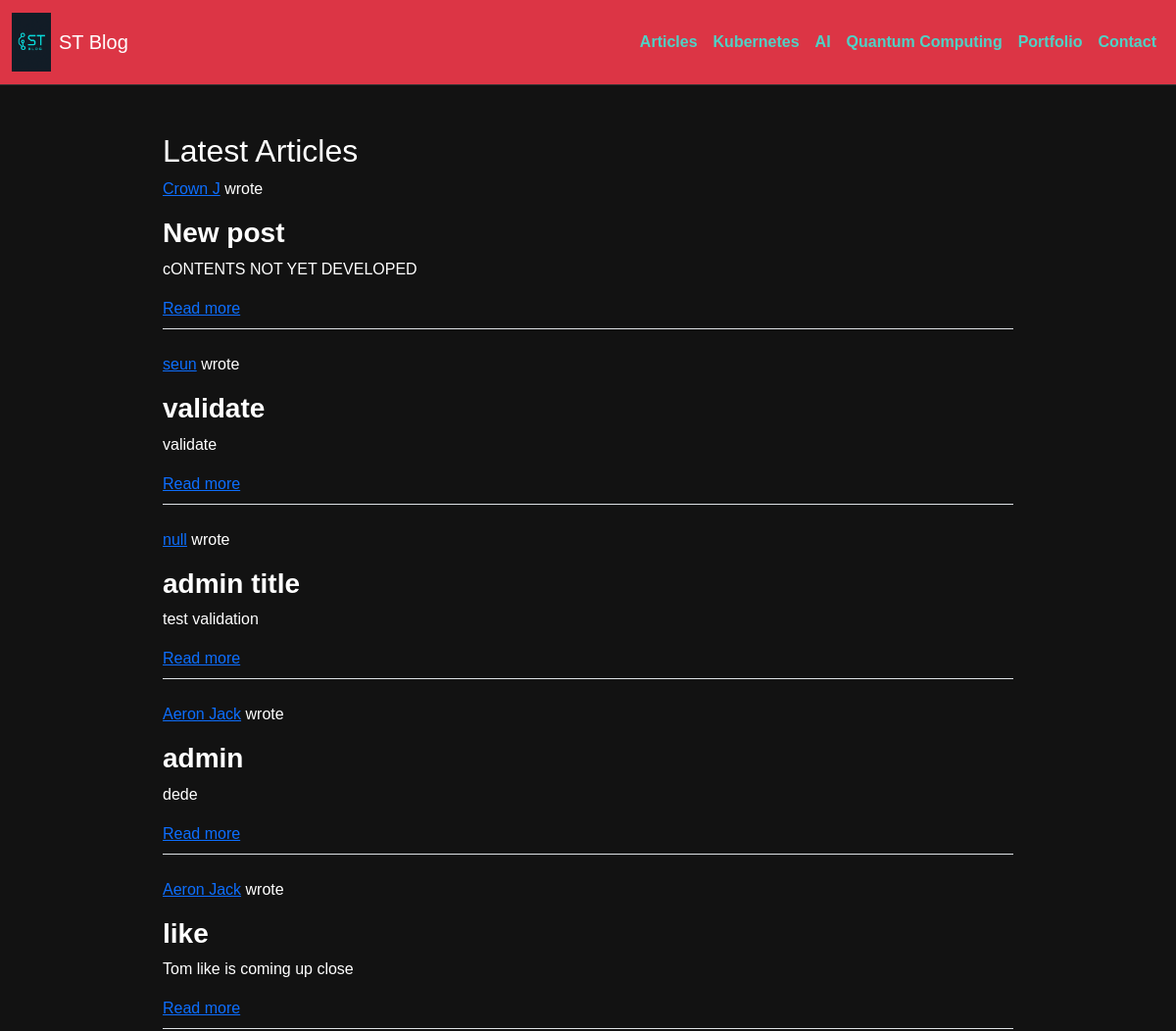
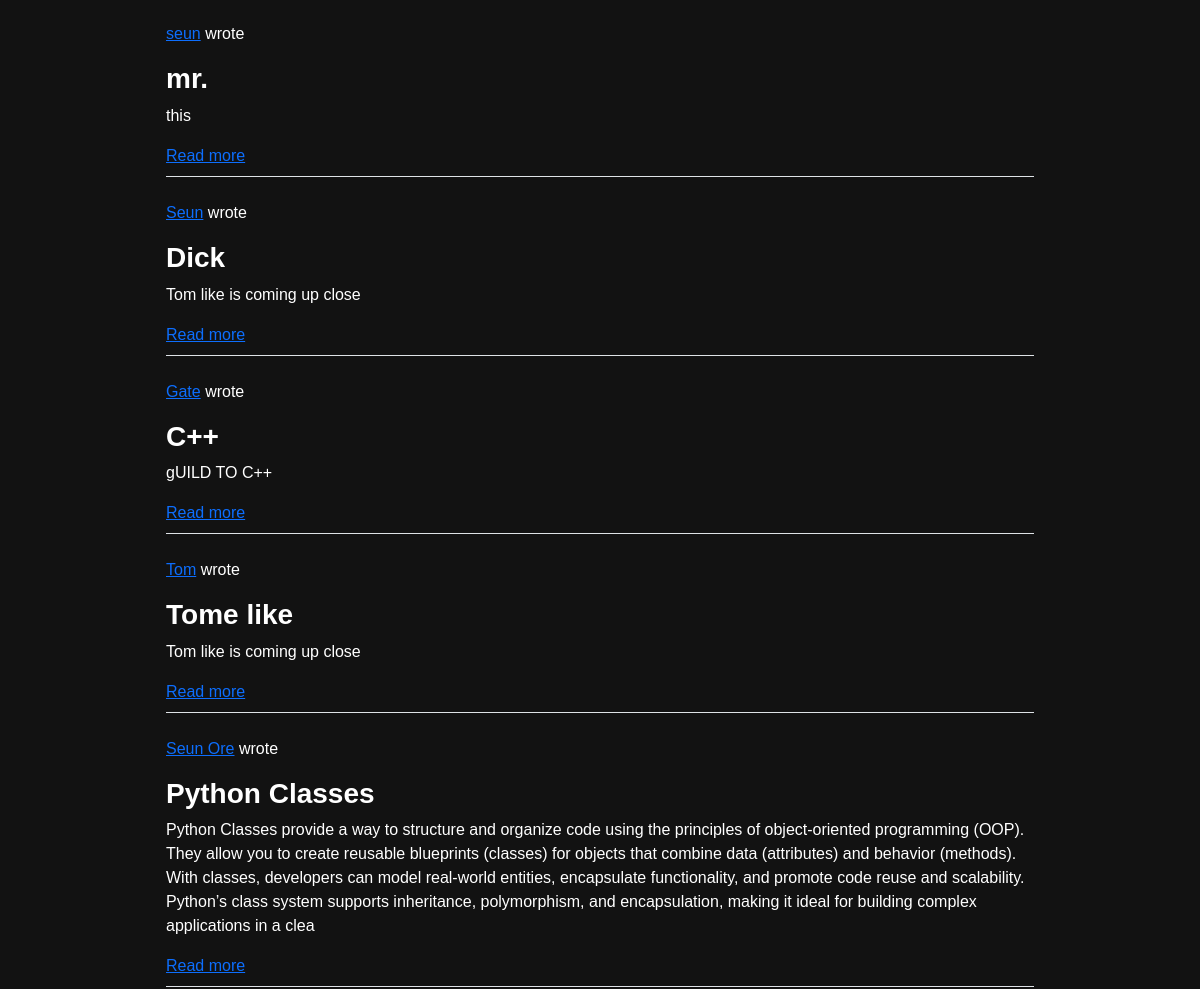
Before: / (upper part) with the older database file (2 pictures, top to bottom).
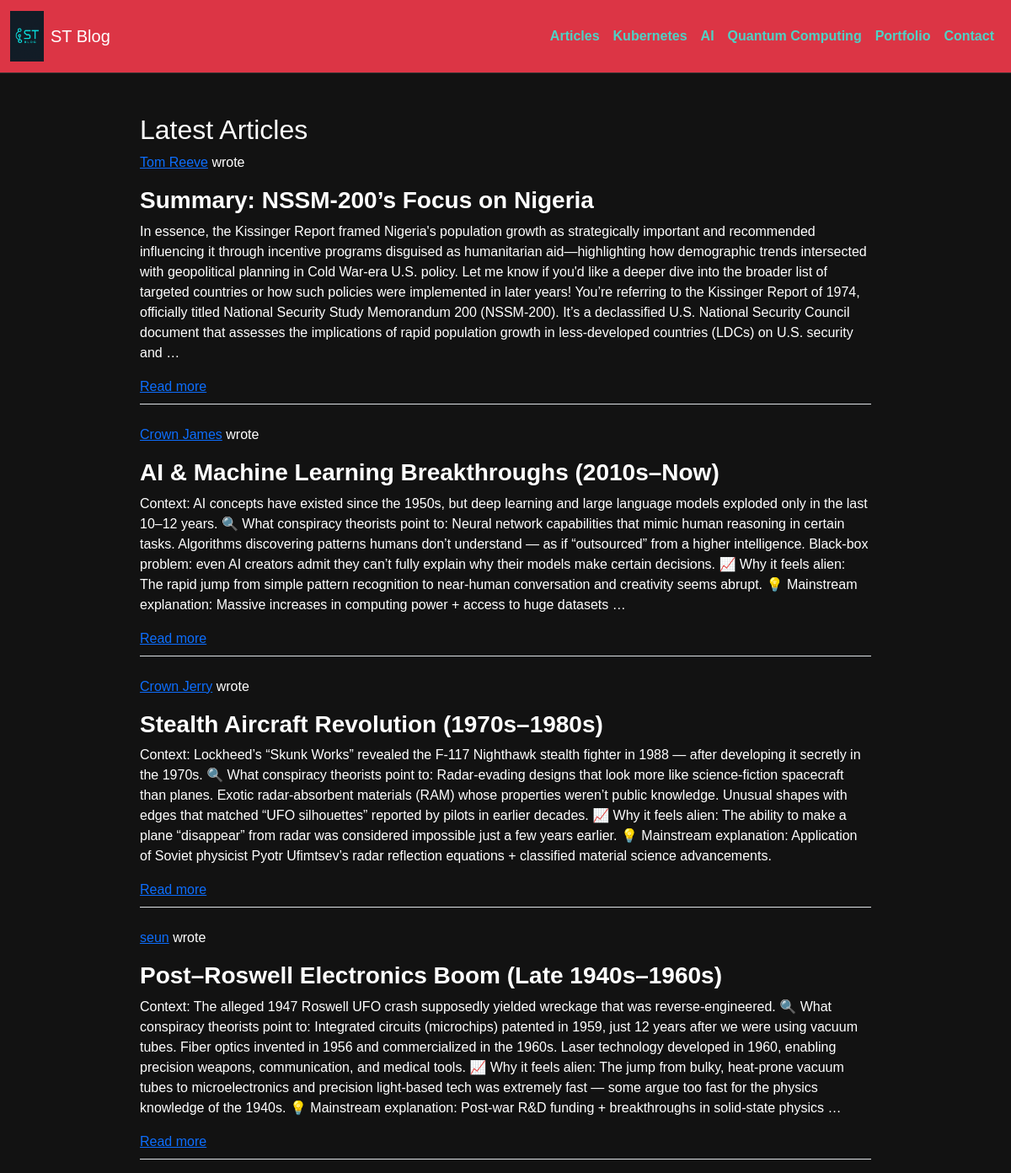
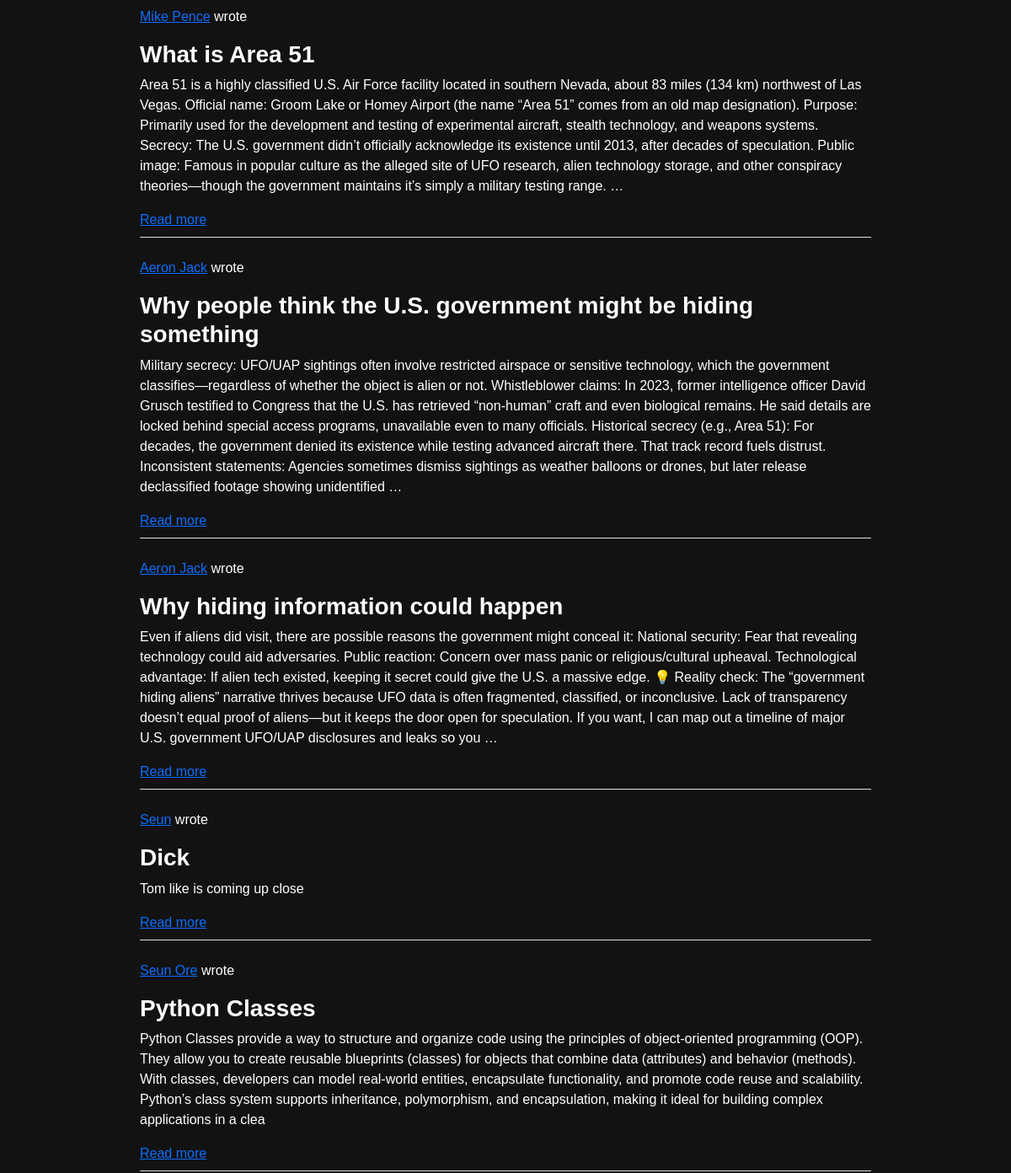
After: the same page with the newer database file (2 pictures, top to bottom).
### api/models.py (models this page shows)
class Api(models.Model):
    title = models.CharField(max_length=100)
    contents = models.TextField(max_length=500)
    price = models.DecimalField(max_digits=10, decimal_places=2, default=0.00)
    date_created = models.DateTimeField(auto_now_add=True)
    author = models.CharField(max_length=50, default='Anonymous')
    description = models.TextField(blank=True, null=True)

### api/views.py (the view)
# urls.py: path('', home, name='home'),  # This will serve the index.html at the root URL
def home(request):
    posts = Api.objects.all().order_by('-id')  # newest first
    return render(request, 'index.html', {'title': 'ST Blog - Home', 'posts': posts})

### api/templates/index.html (shortened to what this page needs)
{% extends "base-page.html" %}
{% block content %}
  <h2>Latest Articles</h2>
  {% for post in posts %}
    <div class="mb-4 pb-2 border-bottom">
      <p>
        <a href="{% url 'about_me' %}">{{ post.author }}</a> wrote
      </p>
      <h3><strong>{{ post.title }}</strong></h3>
      <p class="mt-2">{{ post.contents|truncatewords:100 }}</p>
      <a href="{% url 'post_details' post.id %}">Read more</a>
    </div>
  {% empty %}
    <p>No articles available.</p>
  {% endfor %}
{% endblock %}

Changed rows visible on the page:
removed Api: author "null", title "admin title", contents "test validation"
removed Api: author "seun", title "mr.", contents "this"
removed Api: author "Gate", title "C++", contents "gUILD TO C++"
removed Api: author "Tom", title "Tome like", contents "Tom like is coming up close"
added Api: author "Tom Reeve", title "Summary: NSSM-200’s Focus on Nigeria", contents "In essence, the Kissinger Report framed Nigeria's population growth as strategically important and recommended influencing it through incentive programs disguised as humanitarian aid—highlighting how demographic trends intersected with geopolitical planning in Cold War-era U.S. policy. Let me know if you'd like a deeper dive into the broader list of targeted countries or how such policies were implemented in later years! You’re referring to the Kissinger Report of 1974, officially titled National Security Study Memorandum 200 (NSSM-200). It’s a declassified U.S. National Security Council document that assesses the implications of rapid population growth in less-developed countries (LDCs) on…"
added Api: author "Crown James", title "AI & Machine Learning Breakthroughs (2010s–Now)", contents "Context: AI concepts have existed since the 1950s, but deep learning and large language models exploded only in the last 10–12 years. 🔍 What conspiracy theorists point to: Neural network capabilities that mimic human reasoning in certain tasks. Algorithms discovering patterns humans don’t understand — as if “outsourced” from a higher intelligence. Black-box problem: even AI creators admit they can’t fully explain why their models make certain decisions. 📈 Why it feels alien: The rapid jump from simple pattern recognition to near-human conversation and creativity seems abrupt. 💡 Mainstream explanation: Massive increases in computing power + access to huge datasets …"
changed Api: author "Crown J" → "Crown Jerry"; title "New post" → "Stealth Aircraft Revolution (1970s–1980s)"; contents "cONTENTS NOT YET DEVELOPED" → "Context: Lockheed’s “Skunk Works” revealed the F-117 Nighthawk stealth fighter in 1988 — after developing it secretly in the 1970s. 🔍 What conspiracy theorists point to: Radar-evading designs that look more like science-fiction spacecraft than planes. Exotic radar-absorbent materials (RAM) whose properties weren’t public knowledge. Unusual shapes with edges that matched “UFO silhouettes” reported by pilots in earlier decades. 📈 Why it feels alien: The ability to make a plane “disappear” from radar was considered impossible just a few years earlier. 💡 Mainstream explanation: Application of Soviet physicist Pyotr Ufimtsev’s radar reflection equations + classified material science advancements."
changed Api "seun": title "validate" → "Post–Roswell Electronics Boom (Late 1940s–1960s)"; contents "validate" → "Context: The alleged 1947 Roswell UFO crash supposedly yielded wreckage that was reverse-engineered. 🔍 What conspiracy theorists point to: Integrated circuits (microchips) patented in 1959, just 12 years after we were using vacuum tubes. Fiber optics invented in 1956 and commercialized in the 1960s. Laser technology developed in 1960, enabling precision weapons, communication, and medical tools. 📈 Why it feels alien: The jump from bulky, heat-prone vacuum tubes to microelectronics and precision light-based tech was extremely fast — some argue too fast for the physics knowledge of the 1940s. 💡 Mainstream explanation: Post-war R&D funding + breakthroughs in solid-state physics …"
added Api: author "Mike Pence", title "What is Area 51", contents "Area 51 is a highly classified U.S. Air Force facility located in southern Nevada, about 83 miles (134 km) northwest of Las Vegas. Official name: Groom Lake or Homey Airport (the name “Area 51” comes from an old map designation). Purpose: Primarily used for the development and testing of experimental aircraft, stealth technology, and weapons systems. Secrecy: The U.S. government didn’t officially acknowledge its existence until 2013, after decades of speculation. Public image: Famous in popular culture as the alleged site of UFO research, alien technology storage, and other conspiracy theories—though the government maintains it’s simply a military testing range. …"
changed Api: title "admin" → "Why people think the U.S. government might be hiding something"; contents "dede" → "Military secrecy: UFO/UAP sightings often involve restricted airspace or sensitive technology, which the government classifies—regardless of whether the object is alien or not. Whistleblower claims: In 2023, former intelligence officer David Grusch testified to Congress that the U.S. has retrieved “non-human” craft and even biological remains. He said details are locked behind special access programs, unavailable even to many officials. Historical secrecy (e.g., Area 51): For decades, the government denied its existence while testing advanced aircraft there. That track record fuels distrust. Inconsistent statements: Agencies sometimes dismiss sightings as weather balloons or drones, but…"
changed Api: title "like" → "Why hiding information could happen"; contents "Tom like is coming up close" → "Even if aliens did visit, there are possible reasons the government might conceal it: National security: Fear that revealing technology could aid adversaries. Public reaction: Concern over mass panic or religious/cultural upheaval. Technological advantage: If alien tech existed, keeping it secret could give the U.S. a massive edge. 💡 Reality check: The “government hiding aliens” narrative thrives because UFO data is often fragmented, classified, or inconclusive. Lack of transparency doesn’t equal proof of aliens—but it keeps the door open for speculation. If you want, I can map out a timeline of major U.S. government UFO/UAP disclosures and leaks so you …"
